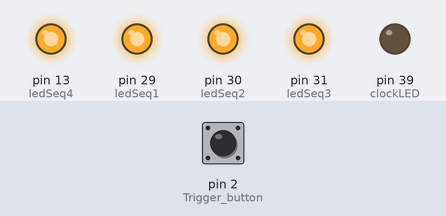
Bench run of a sketch on a simulated Arduino Mega 2560, built with avr-gcc and run on an emulated ATmega2560. On the bench: output pins drawn as LEDs (lit = HIGH). The test bench sets the inputs (shaded band); at power-on: pin 2 (Trigger_button) HIGH.

Above: at 0.1 s.
Timing chart, 0 to 1.6 s (numbered marks = the images above):
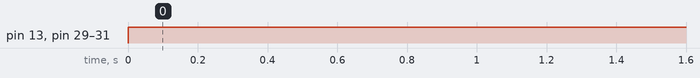

Measured:
- by itself, pin 13 (ledSeq4), pin 29 (ledSeq1), pin 30 (ledSeq2), pin 31 (ledSeq3): LOW → HIGH at 0.00 s

The sketch:

HelloWorldsketch_may26a.ino
```cpp
// (licence header left out)
//bounce include for buttons
//#include <Bounce2.h>
//Bounce ClockStartStop = Bounce(); //The button that starts and stops the clock
//Bounce BigButton = Bounce(); //The button that is a trigger button on the lower left

// the MIDI channel number to send messages
const int channel = 1;

// MIDI CC data for each input, we'll be reusing a lot of these and ignoring their original
// intention since they'll be mapped in a DAW
//The knobs
// const int BDCut = 10;

// set pin numbers:
const int ledSeq1 = 29;  // the number of the LED pin
const int ledSeq2 = 30;  // the number of the LED pin
const int ledSeq3 = 31;  // the number of the LED pin
const int ledSeq4 = 13;  // the number of the LED pin
const int clockLED = 39;  // the number of the LED pin

const int ClockStartStop = 34;


void setup() {
  //Set button pins to input and to use pullup resistor
  pinMode(2, INPUT_PULLUP);
  pinMode(ClockStartStop, INPUT_PULLUP);

   // Setup the buttons
 pinMode( 34 ,INPUT); //Clock start/stop
 pinMode( 2 ,INPUT);  //Trigger button
 // Activate internal pull-up (optional)
 digitalWrite( 34 ,HIGH); //Clock start/stop
 digitalWrite( 2 ,HIGH);  //Trigger button

 // After setting up the button, setup the object
 // ClockStartStop.attach( 34 ); //Clock start/stop button
//  ClockStartStop.interval(5);
//  BigButton.attach( 2 ); //Trigger Button
//  BigButton.interval(5);

 // set up the LED pins
 pinMode(ledSeq1, OUTPUT);
 pinMode(ledSeq2, OUTPUT);
 pinMode(ledSeq3, OUTPUT);
 pinMode(ledSeq4, OUTPUT);
 pinMode(clockLED, OUTPUT);

}


void loop() {

//Update all the buttons to see their state
//ClockStartStop.update();
//BigButton.update();

int ClockButtonState = digitalRead(2);
if (ClockButtonState = LOW ) {
  digitalWrite(clockLED, HIGH);
} else {
   digitalWrite(clockLED, LOW);
}

 //test LEDs
   digitalWrite(ledSeq1, HIGH);
   digitalWrite(ledSeq2, HIGH);
   digitalWrite(ledSeq3, HIGH);
   digitalWrite(ledSeq4, HIGH);
   //  digitalWrite(clockLED, HIGH);


//unsigned long msec = millis();
//  if (msec >= 20) {
      // only check the analog inputs 50 times per second,
      // to prevent a flood of MIDI messages
//  msec = 0;


//Get current values from inputs
 //knobs
   // int BDCutValue = abs(map(analogRead(A15), 0, 1023, 0, 127) - 127);

  //  int AUXCutValue = map(analogRead(A4), 0, 1023, 0, 127);


//Transmit values over MIDI
    // only transmit MIDI messages if analog input changed
   // if ((BDCutValue > previousBDCut + 1) || (BDCutValue < previousBDCut - 1)) { //If the current value is different from the last value
  //    usbMIDI.sendControlChange(BDCut, BDCutValue, channel); //send MIDI CC
  //    previousBDCut = BDCutValue; //set the new previous value for next time
   // }


  }
```
